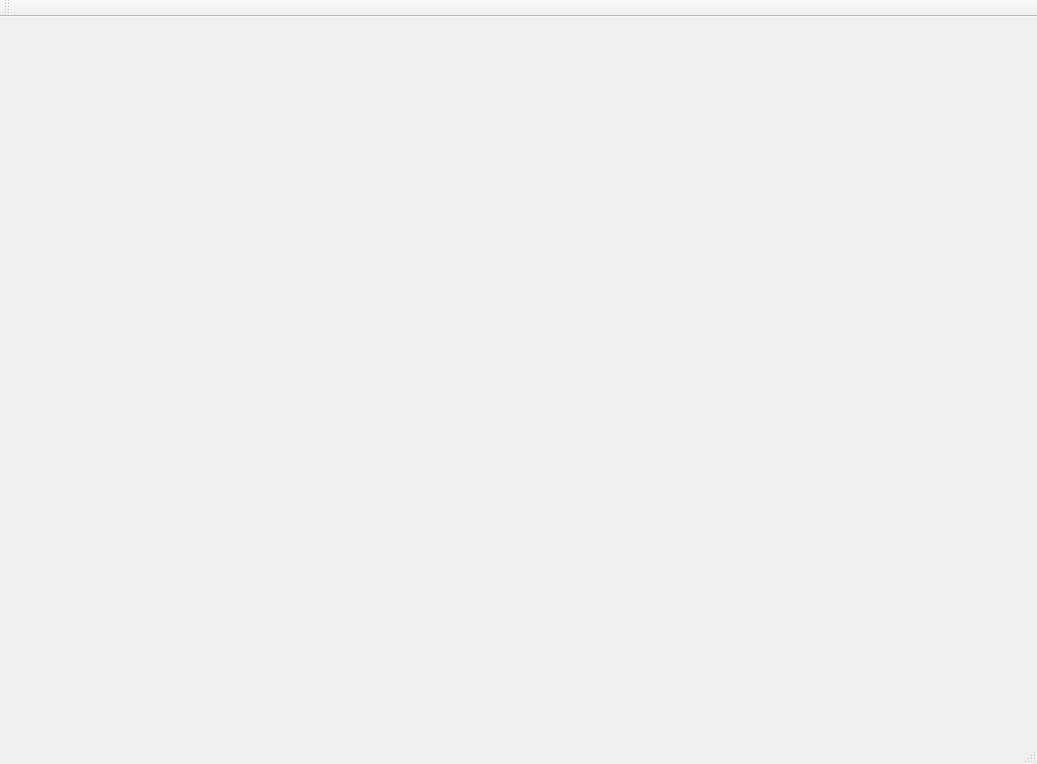
<?xml version="1.0" encoding="UTF-8"?>
<ui version="4.0">
 <class>MainWindow</class>
 <widget class="QMainWindow" name="MainWindow">
  <property name="geometry">
   <rect>
    <x>0</x>
    <y>0</y>
    <width>1037</width>
    <height>764</height>
   </rect>
  </property>
  <property name="windowTitle">
   <string>MainWindow</string>
  </property>
  <widget class="QWidget" name="centralWidget">
   <layout class="QVBoxLayout" name="verticalLayout_2">
    <item>
     <layout class="QVBoxLayout" name="mainlayout"/>
    </item>
   </layout>
  </widget>
  <widget class="QMenuBar" name="menuBar">
   <property name="geometry">
    <rect>
     <x>0</x>
     <y>0</y>
     <width>1037</width>
     <height>21</height>
    </rect>
   </property>
  </widget>
  <widget class="QToolBar" name="mainToolBar">
   <attribute name="toolBarArea">
    <enum>TopToolBarArea</enum>
   </attribute>
   <attribute name="toolBarBreak">
    <bool>false</bool>
   </attribute>
  </widget>
  <widget class="QStatusBar" name="statusBar"/>
 </widget>
 <layoutdefault spacing="6" margin="11"/>
 <resources/>
 <connections/>
</ui>
